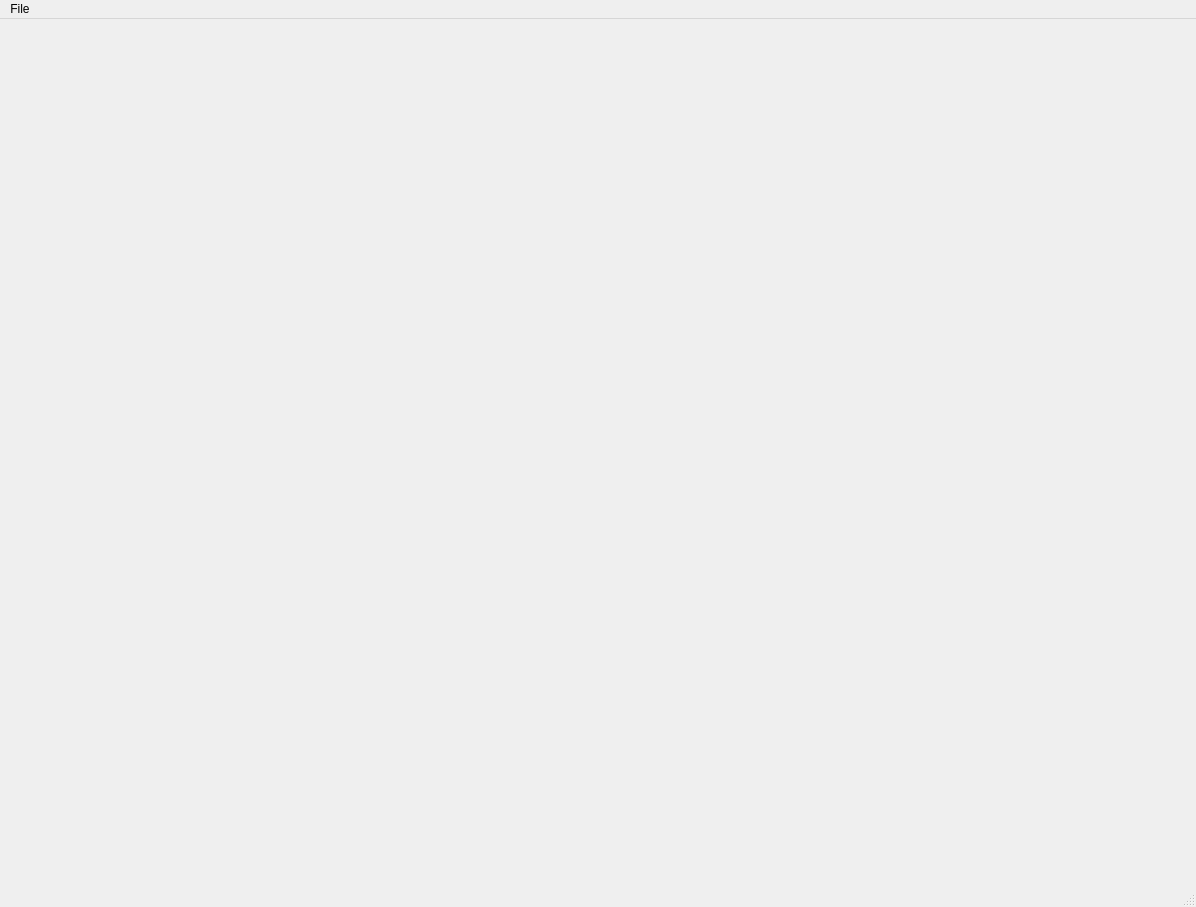
<?xml version="1.0" encoding="UTF-8"?>
<ui version="4.0">
 <class>PowerBallWindow</class>
 <widget class="QMainWindow" name="PowerBallWindow">
  <property name="geometry">
   <rect>
    <x>0</x>
    <y>0</y>
    <width>1196</width>
    <height>907</height>
   </rect>
  </property>
  <property name="windowTitle">
   <string>PowerBall</string>
  </property>
  <widget class="LottoWidget" name="centralwidget">
   <property name="contextMenuPolicy">
    <enum>Qt::NoContextMenu</enum>
   </property>
  </widget>
  <widget class="QMenuBar" name="menubar">
   <property name="geometry">
    <rect>
     <x>0</x>
     <y>0</y>
     <width>1196</width>
     <height>22</height>
    </rect>
   </property>
   <widget class="QMenu" name="menuFile">
    <property name="title">
     <string>File</string>
    </property>
    <addaction name="actionUpdate_Draw_Data"/>
    <addaction name="actionPreferences"/>
    <addaction name="separator"/>
    <addaction name="actionQuit"/>
   </widget>
   <addaction name="menuFile"/>
  </widget>
  <widget class="QStatusBar" name="statusbar"/>
  <action name="actionUpdate_Draw_Data">
   <property name="text">
    <string>Update Draw Data</string>
   </property>
  </action>
  <action name="actionQuit">
   <property name="text">
    <string>Quit</string>
   </property>
  </action>
  <action name="actionPreferences">
   <property name="text">
    <string>Preferences...</string>
   </property>
  </action>
 </widget>
 <customwidgets>
  <customwidget>
   <class>LottoWidget</class>
   <extends>QWidget</extends>
   <header location="global">LottoWidget.h</header>
   <container>1</container>
  </customwidget>
 </customwidgets>
 <resources/>
 <connections/>
</ui>
